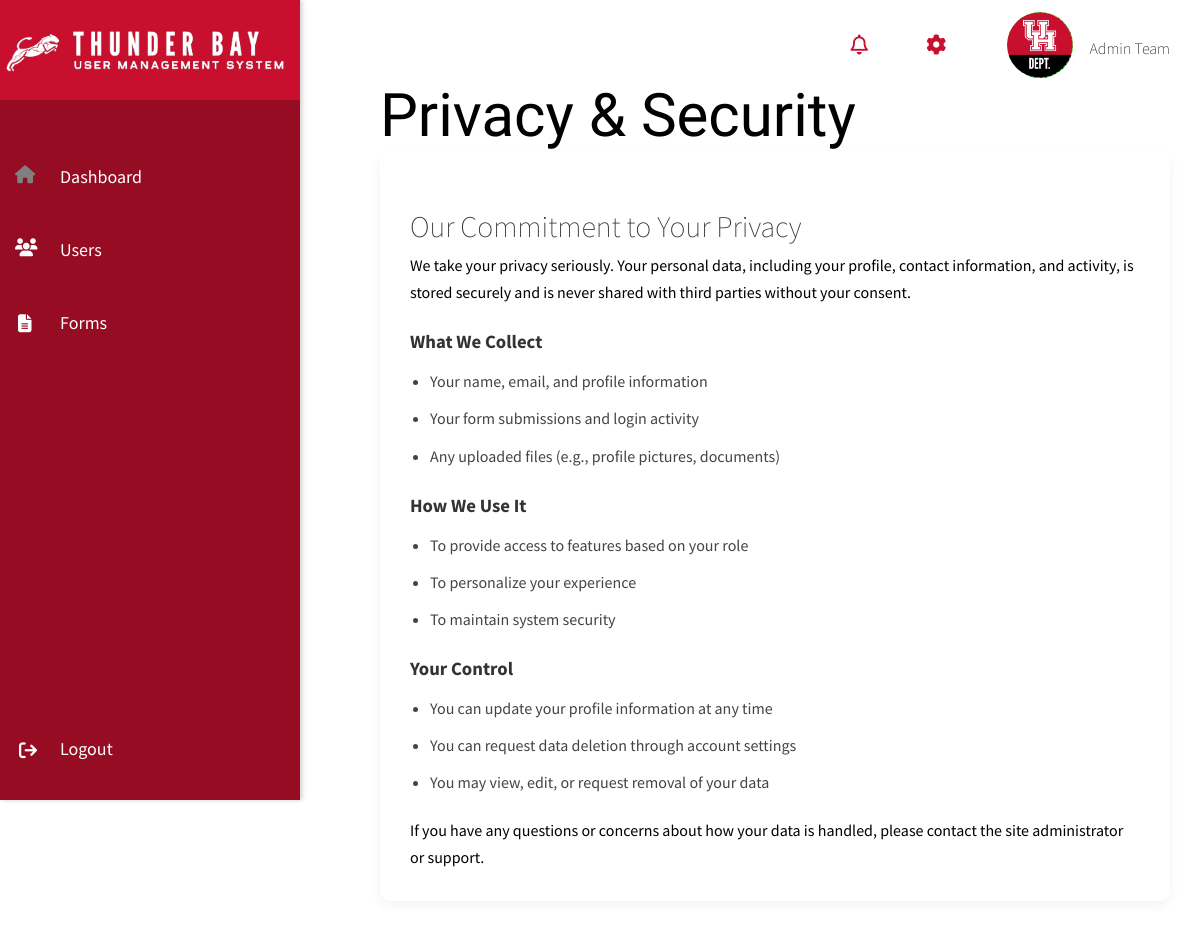
The page /settings/privacy/ (signed in) on the database its author committed.
### usr_mgmt_app/models.py (models this page shows, shortened)
class UserProfile(AbstractUser):
    ROLE_CHOICES = [
        ('admin', 'Admin'),
        ('moderator', 'Moderator'),
        ('user', 'User'),
    ]
    ACADEMIC_LEVEL_CHOICES = [
        ('undergraduate', 'Undergraduate'),
        ('graduate', 'Graduate'),
    ]
    cougar_id = models.CharField(max_length=7,unique=True,null=True,blank=True,validators=[RegexValidator(regex=r'^\d{7}$', message='Cougar ID must be exactly 7 digits')])
    role = models.CharField(max_length=10, choices=ROLE_CHOICES, default='user')
    academic_level = models.CharField(max_length=15, choices=ACADEMIC_LEVEL_CHOICES, null=True, blank=True)
    profile_picture = models.ImageField(upload_to='profile_pictures/', null=True, blank=True)
    profile_banner = models.ImageField(upload_to='banner_pictures/', null=True,blank=True)
    bio = models.TextField(null=True, blank=True)
    is_active = models.BooleanField(default=True)
    created_at = models.DateTimeField(auto_now_add=True)
    updated_at = models.DateTimeField(auto_now=True)
    signature = models.ImageField(upload_to='signatures/', null=True, blank=True, validators=[validate_signature_file])
    groups = models.ManyToManyField(Group, related_name="userprofile_groups", blank=True)
    user_permissions = models.ManyToManyField(Permission, related_name="userprofile_permissions", blank=True)
    unit = models.ForeignKey(Unit, null=True, blank=True, on_delete=models.SET_NULL)
    class Meta:
        permissions = [
            ("can_read", "Can read data"),
            ("can_edit", "Can edit data"),
            ("can_manage_users", "Can activate/deactivate and delete users"),
            ("can_approve", "Can approve requests"),  # Added new permission
        ]

### usr_mgmt_app/views.py (the view)
# urls.py: path('settings/privacy/', views.privacy_security_view, name='privacy_security'),
@login_required
def privacy_security_view(request):
    return render(request, 'privacy_security.html')

### templates/privacy_security.html (shortened to what this page needs)
{% load static %}
<!DOCTYPE html>
<html lang="en">
<head>
    <link rel="stylesheet" href="{% static 'css/dashboard.css' %}">
    <link rel="stylesheet" href="{% static 'css/privacy_security.css' %}">
</head>
<body>
<nav class="navbar">
    <div class="navbar-content">
        <i id="notifications_icon" class="fa-regular fa-bell"></i>
<div class="dropdown-wrapper">
    <i id="settings_icon" class="fa-solid fa-gear"></i>
</div>
<div class="dropdown-wrapper">
    <div class="navbar_user">
        {% if user.profile_picture %}
            <img class="profile_picture" src="{{ user.profile_picture.url }}" alt="profile picture">
        {% else %}
            <img class="profile_picture" src="{% static 'images/default_profile.png' %}" alt="Default profile picture">
        {% endif %}
        <span class="navbar_username">{{ user.first_name }} {{ user.last_name }}</span>
    </div>
</div>
    </div>
</nav>
    <div class="sidebar">
        <div class = "logoContainer">
            <img class = "logo" src="{% static 'images/logo2.png' %}" alt="logo">
        </div>
    <div class="sidebar-content">
        <a href="{% url 'dashboard' %}" class="sidebar-link" data-icon="fa-house">Dashboard</a>
        <a href="{% url 'user_list' %}" class="sidebar-link" data-icon="fa-users">Users</a>
        <a href="{% url 'approval_requests' %}" class="sidebar-link" data-icon="fa-file-alt">Forms</a>
    </div>
        <div class="logout-container">
            <a href="{% url 'logout' %}" class="logout-btn">Logout</a>
            <i id = "logoutIcon" class="fa-solid fa-arrow-right-from-bracket"></i>
        </div>
    </div>
    <div class="main-content">
    <h1>Privacy & Security</h1>
    <div class="privacy-card">
        <h2>Our Commitment to Your Privacy</h2>
        <p>
            We take your privacy seriously. Your personal data, including your profile, contact information, and activity, is stored securely and is never shared with third parties without your consent.
        </p>
        <h3>What We Collect</h3>
        <ul>
            <li>Your name, email, and profile information</li>
            <li>Your form submissions and login activity</li>
            <li>Any uploaded files (e.g., profile pictures, documents)</li>
        </ul>
        <h3>How We Use It</h3>
        <ul>
            <li>To provide access to features based on your role</li>
            <li>To personalize your experience</li>
            <li>To maintain system security</li>
        </ul>
        <h3>Your Control</h3>
        <ul>
            <li>You can update your profile information at any time</li>
            <li>You can request data deletion through account settings</li>
            <li>You may view, edit, or request removal of your data</li>
        </ul>
        <p>
            If you have any questions or concerns about how your data is handled, please contact the site administrator or support.
        </p>
    </div>
</div>
</body>
</html>

### static/css/dashboard.css (style rules this page uses)
* { margin: 0; padding: 0; box-sizing: border-box; font-family: Source Sans Pro,sans-serif; }
body { background: rgb(255,255,255); color: black; z-index: 1; overflow-x:hidden; }
h1 { font-weight: lighter; font-size:60px; font-family: "League Gothic",sans-serif; }
h2 { font-weight: lighter; font-size: 30px; margin-top:50px; font-family: Source Sans Pro,sans-serif; }
h3 { font-family: Source Sans Pro, sans-serif; }
.navbar { padding: 15px 30px; position: fixed; top: 0; left: 300px; right: 0; height: 80px; display: flex; align-items: center; justify-content: space-between; z-index: 1000; flex-direction: row; font-family: Source Sans Pro,sans-serif; color: black; }
.navbar-content { display: flex; width: 100%; justify-content: right; align-items: center; flex-grow: 1; flex-direction: row; padding: 10px 0 0 10px; }
.navbar-content > * { margin-left: 1%; }
.navbar_user { display: flex; flex-direction: row; align-items: center; margin-left: 50px; transition: transform 0.3s ease-in-out; padding-right:2%; }
.navbar_username { padding: 15px 0 10px 15px; font-weight: lighter; white-space: nowrap; flex-shrink: 0; }
#settings_icon { font-size: 20px; margin-left:50px; transition: transform 0.3s ease-in-out; color:rgb(200,16,46); }
#notifications_icon { font-size: 20px; transition: transform 0.3s ease-in-out; color:rgb(200,16,46); }
.dropdown-wrapper { position: relative; }
.profile_picture { width: 70px; height: 70px; border-radius: 50%; object-fit: cover; border: 2px solid #fff; }
.main-content { margin-left: 350px; margin-top: 50px; padding: 30px; min-height: 100vh; font-family: Source Sans Pro,sans-serif; overflow-y: scroll; }
.sidebar { height: 100vh; width: 300px; position: fixed; top: 0; left: 0; background: rgb(150,12,34); padding-top: 120px; overflow-y: hidden; overflow-x: hidden; box-shadow: 2px 0px 5px rgba(0, 0, 0, 0.2); z-index: 1001; justify-content: space-between; display: flex; flex-direction: column; font-family: Source Sans Pro,sans-serif; }
.logoContainer { position: absolute; max-width: 500px; width:100%; max-height:100px; height:100%; top: 0; padding-top:10%; background: rgb(200,16,46); }
.logo { position: relative; max-width: 95%; }
.sidebar-content { flex-grow: 1; display: flex; flex-direction: column; margin-top:10%; }
.sidebar-link { position: relative; display: block; padding-left: 40px; font-size: 18px; color: white; }
.sidebar-link::before { content: ""; position: absolute; left: 15px; font-family: "Font Awesome 5 Free"; font-weight: 900; font-size: 18px; color:white; }
.sidebar-link[data-icon="fa-house"]::before { content: "\f015"; color:grey; }
.sidebar-link[data-icon="fa-users"]::before { content: "\f0c0"; color: white; }
.sidebar-link[data-icon="fa-file-alt"]::before { content: "\f15c"; color: white; margin-top:1%; margin-left:1%; }
.sidebar a { display: block; color: rgba(255, 255, 255); padding: 15px 15px 20px 60px; text-decoration: none; font-size: 18px; transition: background 0.3s ease, color 0.3s ease; z-index:1003; }
.sidebar-content a { margin-bottom: 5%; }
#logoutIcon { font-size: 18px; color: rgb(255,255,255); z-index:1002; transform: translate(105%,-215%); }
.logout-btn { padding: 10px 20px; text-decoration: none; border-radius: 5px; transition: background 0.3s ease; z-index:1003; }
.main-content { opacity: 0; animation: fadeIn 1s ease-in-out forwards; }
.navbar i, .sidebar i { transition: transform 0.3s ease-in-out; }

### static/css/privacy_security.css (style rules this page uses)
.privacy-card { background: white; padding: 30px; border-radius: 10px; box-shadow: 0 4px 12px rgba(0, 0, 0, 0.05); line-height: 1.7; max-width: 900px; margin: auto; }
.privacy-card h2, .privacy-card h3 { margin-top: 20px; color: #333; }
.privacy-card ul { margin: 10px 0 20px 20px; }
.privacy-card li { margin-bottom: 10px; color: #444; }

### rows shown on the page
UserProfile: profile_picture (picture), first_name "Admin", last_name "Team"
